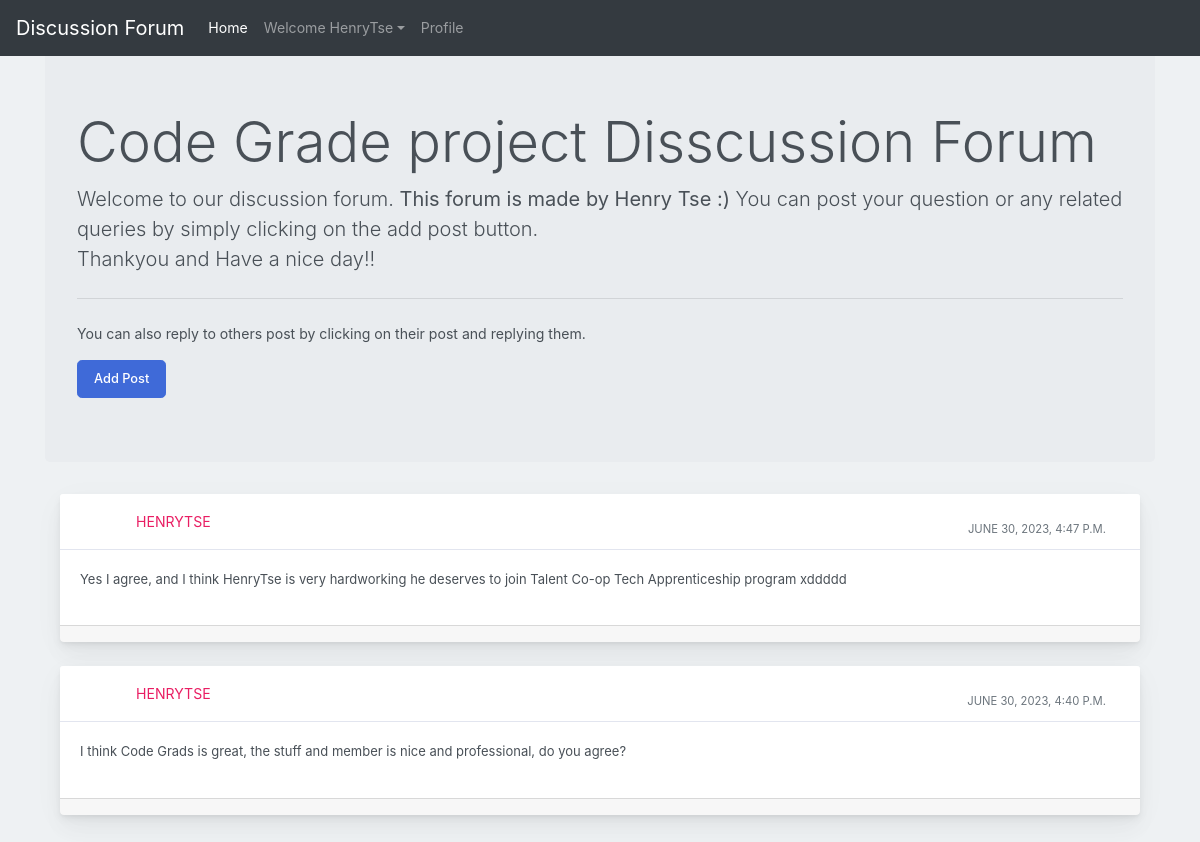
The app's page / (signed in) with its own data.
### forum/models.py (models this page shows)
class Post(models.Model):
    user1 = models.ForeignKey(User, on_delete=models.CASCADE, default=1)
    post_id = models.AutoField
    post_content = models.CharField(max_length=5000)
    timestamp= models.DateTimeField(default=now)
    image = models.ImageField(upload_to="images",default="")

### forum/views.py (the view, shortened to what this page needs)
# urls.py: path("", views.discussionforum, name="Forum"),
def discussionforum(request):
    profile = Profile.objects.all()
    posts = Post.objects.filter().order_by('-timestamp')
    return render(request, "forum/discussionforum.html", {'posts':posts})

### forum/templates/forum/discussionforum.html (shortened to what this page needs)
{% extends 'forum/basic.html' %}
{% block homeactive %} active {% endblock homeactive %}
{% block body %}
{% load static %}
<div class="container my-4">
<div class="jumbotron">
    <h1 class="display-4">Code Grade project Disscussion Forum</h1>
    <p class="lead">Welcome to our discussion forum. <strong>This forum is made by Henry Tse :)</strong> You can post your question or any related queries by simply clicking on the add post button. <br> Thankyou and Have a nice day!!</p>
    <hr class="my-4">
    <p>You can also reply to others post by clicking on their post and replying them.</p>
      <button class="btn btn-primary btn-lg" data-target="#questions" data-toggle="modal" role="button">Add Post</button>
    </div>
    {% for post in posts %}
    <div class="container-fluid mt-10">
      <div class="row">
          <div class="col-md-12">
              <div class="card mb-4">
                  <div class="card-header">
                      <div class="media flex-wrap w-100 align-items-center"> <img src="/media/{{post.image}}"
                          <div class="media-body ml-3"> <a href="/discussion/{{post.id}}" data-abc="true">{{post.user1}}</a>
                          </div>
                          <div class="text-muted small ml-3">
                            <div class="px-4 pt-3">{{post.timestamp}} </div>
                          </div>
                      </div>
                  </div>
                  <div class="card-body">
                      <p>{{post.post_content}}</p>
                  </div>
                  <div class="card-footer d-flex flex-wrap justify-content-between align-items-center px-0 pt-0 pb-3">
                  </div>
              </div>
          </div>
      </div>
  </div>
  {% endfor %}
</div>
    {% endblock %}

### forum/templates/forum/basic.html (shortened to what this page needs)
<!doctype html>
<html lang="en">
  <head>
    <link rel="stylesheet" href="https://stackpath.bootstrapcdn.com/bootstrap/4.2.1/css/bootstrap.min.css">
  </head>
  <body>
    <nav class="navbar navbar-expand-lg navbar-dark bg-dark fixed-top">
  <a class="navbar-brand" href="/">Discussion Forum</a>
  <div class="collapse navbar-collapse" id="navbarSupportedContent">
    <ul class="navbar-nav mr-auto">
      <li class="nav-item {% block homeactive %} {% endblock homeactive %} ">
        <a class="nav-link" href="/">Home </a>
      </li>
      {% if user.is_authenticated %}
<ul class="navbar-nav mr-2">
<li class="nav-item dropdown">
<a class="nav-link dropdown-toggle" href='#' id="navbarDropdown" role="button" data-toggle="dropdown"> Welcome {{request.user}}</a>
<div class="dropdown-menu" aria-labelledby="navbarDropdown">
      <li class="nav-item {% block profileactive %} {% endblock profileactive %}">
        <a class="nav-link" href="/myprofile">Profile</a>
      </li>
        </div>
      </li>
      {% endif %}
    </ul>
  </div>
</nav>
<br>
</body>
{% block body %} {% endblock %}
</html>

### records on screen
Post: user1 "HENRYTSE", timestamp "JUNE 30, 2023, 4:47 P.M.", post_content "Yes I agree, and I think HenryTse is very hardworking he deserves to join Talent Co-op Tech Apprenticeship program xddddd"
Post: user1 "HENRYTSE", timestamp "JUNE 30, 2023, 4:40 P.M.", post_content "I think Code Grads is great, the stuff and member is nice and professional, do you agree?"

### other values on screen
{{ request.user }} "HenryTse"
